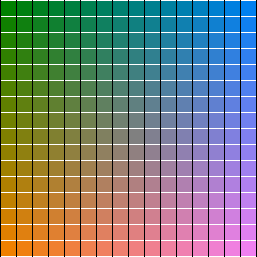
#> input picture grid.png, 257 x 257 px
$ python imageTransformRunner.py   (older library calls are emulated)
#> lines starting #> are read from the running program, lines starting #| are printed output that depends on the picture
### ImageTransformerFile.py
import cv2
import numpy as np
from tkinter import filedialog
from tkinter import Tk, Label
import time

DEFAULT_COLOR: np.ndarray = np.array((0.5,0.5,0.5),dtype = np.float)

class ImageTransformer:

    def __init__(self):
        # Make an "open file" dialog, to ask for a filename.
        root = Tk()
        Label(root,text="Showing file dialog").pack();
        root.update()
        filename: str = filedialog.askopenfilename(message="Find the source image.")
#> the answer given: grid.png
        root.withdraw()

        self.source_image: np.ndarray = cv2.imread(filename)/256.0

        cv2.waitKey(10)
        cv2.imshow("source",self.source_image)

        self.result_image: np.ndarray = np.ones((2*self.source_image.shape[0], 2*self.source_image.shape[1], 3), dtype=np.float)

        for i in range(0, 3):
            self.result_image[:, :, i] = DEFAULT_COLOR[i]

        self.row_offset: int = self.source_image.shape[0]  # these will determine where (0,0) goes in the image.
#> self.row_offset = 257
        self.col_offset: int = self.source_image.shape[1]
#> self.col_offset = 257

        self.transform: np.ndarray = np.array([[1, 0, 0],
                                   [0, 1, 0],
                                   [0, 0, 1]], dtype = np.float)
        self.inverse_transform: np.ndarray = np.linalg.inv(self.transform)

    def get_source_color_at(self,r: float, c:float) -> np.ndarray:
        """
        Gets the color in the source image corresponding to the given point... which need not be an integer. If these
        (r,c) coordinates are out of bounds, return DEFAULT_COLOR.
        See "Interpolation" section of the Transforms video for the "H" algorithm....
        :param r: row (a float)
        :param c: column (a float)
        :return: an ndarray with 3 numbers 0-1.
        """
        num_rows,num_cols,depth = self.source_image.shape
        result_color: np.ndarray = DEFAULT_COLOR
        if r>=0 and r<num_rows and c>=0 and c< num_cols:

            # ---------------------------------------------------
            # TODO: You write this! Find what result_color should be.
            #  note that if you are looking for the color at row 3, column 5, you can say "self.source_image[3,5]" and
            #   this will be a 3-element (b,g,r) list.

            pass # replace this line.

            # ---------------------------------------------------
        return result_color

    def display_result(self) -> None:
        """
        Applies the self.transform transformation to the self.source_image to build the self.result_image; displays both
        images.
        :return: None
        """
        result_rows,result_cols, depth = self.result_image.shape

        for y in range(0,result_rows):
            for x in range(0,result_cols):
                source_point: np.ndarray = np.array([x-self.col_offset,\
                                         y-self.row_offset,\
                                         1])
                # ---------------------------------------------------
                # TODO: You write this! Calculate the (double,double) location of the point in the original graphic that
                #       would transform to (x,y) in this graphic. Set the variables x_prime and y_prime to this location.
                #       Hint: Make use of the stuff on lines 32-35....
                #       Note: You are not doing any drawing, just calculating the location on the source image that will
                #             correspond to this location.


                (x_prime,y_prime) = (0,0) # replace this line.


                # ----------------------------------------------------
                # The code below this line copies the color from the location you just calculated and sets it at the
                #   given (x,y).

                color = self.get_source_color_at(y_prime,x_prime) #note: reversed because we need (r,c) not (x,y)

                if np.array_equal(color,DEFAULT_COLOR) and (x == self.col_offset or y == self.row_offset):
                    color = (255,255,255)  #draws the axes, if the graphic isn't covering them

                self.result_image[y,x] = color

        cv2.imshow("source",self.source_image)
        cv2.imshow("result",self.result_image)
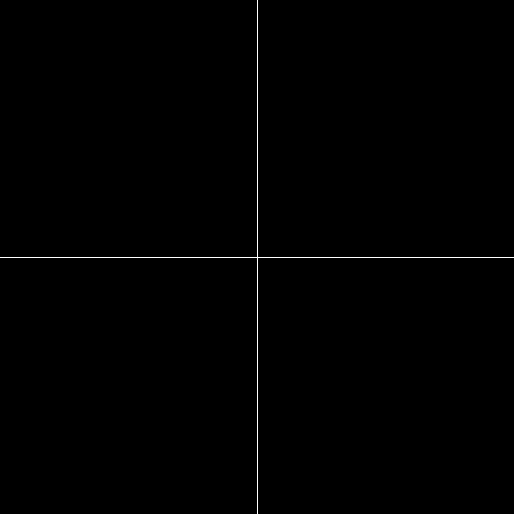
#> window 'result': shape (514, 514, 3); values 127 (black) and 255 (white), 0.39% white in thin lines or dots
        cv2.moveWindow("result",300,0)

        cv2.waitKey(0) # wait for the user to press any key, then...
        cv2.destroyAllWindows() #... close all the windows.

    def print_transform(self) -> None:
        """
        prints self.transform to the screen.
        :return: None
        """
        print(self.transform)

    def save_result(self) -> None:
        """
        saves a file with the timestamp in the filename. Look at the "output" folder to get these results.
        :return:  None
        """
        timestamp: str = time.strftime("%b_%d@%H-%M-%S")
        cv2.imwrite(f"output/image_{timestamp}.png",self.result_image*256)
            #Note: the times 256 is to move this from 0.0-1.0 format for opencv to 0-255 for png files.

### imageTransformRunner.py
from ImageTransformerFile import ImageTransformer


it = ImageTransformer()
it.print_transform()
it.display_result()
it.save_result()
